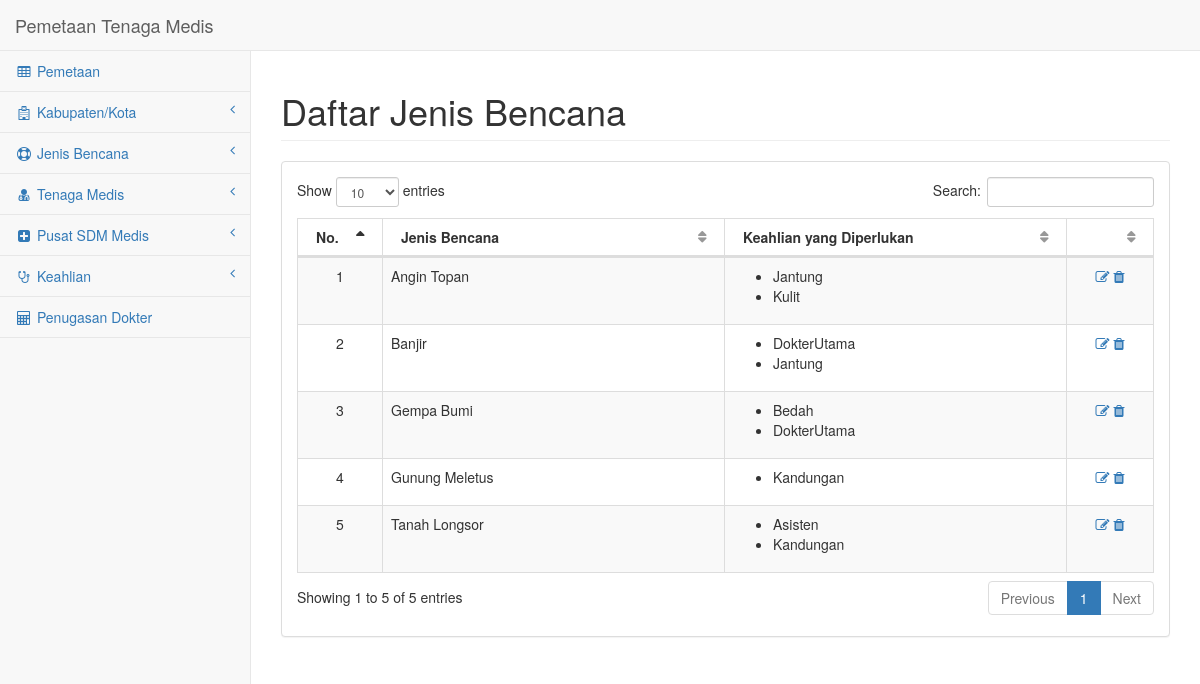
/index.php/main/daftar_bencana, run on the app's committed database.
### tables this page shows
CREATE TABLE IF NOT EXISTS `bencana` (
  `id_bencana` int(10) NOT NULL,
  `nama_bencana` varchar(20) NOT NULL
);

CREATE TABLE IF NOT EXISTS `keahlian` (
  `id_keahlian` int(10) NOT NULL,
  `nama_keahlian` varchar(20) NOT NULL
);

### application/controllers/Main.php (called while the page is built, shortened)
<?php
class Main extends CI_Controller
{
	public function daftar_bencana()
	{
		$this->load->model('bencana_model');
		$data['bencana'] = $this->bencana_model->get();
		$this->load->view('master/header');
		$this->load->view('bencana/daftar', $data);
		$this->load->view('master/footer');
	}
}

### index.php (called while the page is built, shortened)
<?php
require_once BASEPATH.'core/CodeIgniter.php';

### application/models/Bencana_model.php (called while the page is built, shortened)
<?php
class Bencana_model extends CI_Model
{
	public function get()
	{
		$this->db->select('bencana.id_bencana, bencana.nama_bencana, keahlian.nama_keahlian');
		$this->db->from('bencana, memerlukan, keahlian');
		$this->db->where('bencana.id_bencana = memerlukan.id_bencana and keahlian.id_keahlian = memerlukan.id_keahlian');
		$this->db->order_by('bencana.nama_bencana, keahlian.nama_keahlian', 'asc');
		$query = $this->db->get();
		return $query;
	}
}

### application/views/bencana/daftar.php (the view)
<div id="page-wrapper">
    <div class="row">
        <div class="col-lg-12">
            <h1 class="page-header">Daftar Jenis Bencana</h1>
        </div>
    </div>
    <div class="row">
        <div class="col-lg-12">
            <div class="panel panel-default">
                <div class="panel-body">
                    <div class="dataTable_wrapper">
                        <table class="table table-striped table-bordered table-hover" id="dataTables-example">
                            <thead>
                                <tr>
                                    <th class="col-sm-1">No.</th>
                                    <th class="col-sm-4">Jenis Bencana</th>
                                    <th class="col-sm-4">Keahlian yang Diperlukan</th>
                                    <th class="col-sm-1"></th>
                                </tr>
                            </thead>
                            <tbody>
                            <?php
                                $i = 0; $j = 1;
                                $n = $bencana->num_rows();
                                while($i < $n)
                                {
                                    $row = $bencana->row($i);
                                    echo '<tr>';
                                        echo '<td class="text-center">'.$j.'</td>';
                                        echo '<td>'.$row->nama_bencana.'</td>';
                                        echo '<td><ul>';
                                            $id = $row->id_bencana;
                                            while($id == $row->id_bencana && $i < $n)
                                            {
                                                echo '<li>'.$row->nama_keahlian.'</li>';
                                                $i=$i+1;
                                                $row = $bencana->row($i);
                                            }
                                        echo '</ul></td>';
                                    echo '<td class="text-center">
                                        <a href="'.site_url("main/ubah_bencana/".$id).'" title="Ubah Data">
                                            <i class="fa fa-edit"></i>
                                        </a>
                                        <a href="#" class="modal-anchor" data-toggle="modal" data-target="#pageModal" data-key="'.$id.'" data-task="delete_bencana" title="Hapus Data">
                                            <i class="fa fa-trash"></i>
                                        </a>
                                    </td>';
                                    $j++;
                                }
                            ?>
                            </tbody>
                        </table>
                    </div>
                </div>
            </div>
        </div>
    </div>
</div>

### assets/css/sb-admin-2.css (style rules this page uses)
body { background-color: #f8f8f8; }
#page-wrapper { padding: 0 15px; min-height: 568px; background-color: #fff; }
@media (min-width:768px) { #page-wrapper { position: inherit; margin: 0 0 0 250px; padding: 0 30px; border-left: 1px solid #e7e7e7; } }
table.dataTable thead .sorting, table.dataTable thead .sorting_asc, table.dataTable thead .sorting_desc, table.dataTable thead .sorting_asc_disabled, table.dataTable thead .sorting_desc_disabled { background: 0 0; }
table.dataTable thead .sorting_asc:after { content: "\f0de"; float: right; font-family: fontawesome; }
table.dataTable thead .sorting:after { content: "\f0dc"; float: right; font-family: fontawesome; color: rgba(50,50,50,.5); }

### data on the page
bencana: nama_bencana "Angin Topan", keahlian.nama_keahlian "Jantung", keahlian.nama_keahlian "Kulit"
bencana: nama_bencana "Banjir", keahlian.nama_keahlian "DokterUtama", keahlian.nama_keahlian "Jantung"
bencana: nama_bencana "Gempa Bumi", keahlian.nama_keahlian "Bedah", keahlian.nama_keahlian "DokterUtama"
bencana: nama_bencana "Gunung Meletus", keahlian.nama_keahlian "Kandungan"
bencana: nama_bencana "Tanah Longsor", keahlian.nama_keahlian "Asisten", keahlian.nama_keahlian "Kandungan"
